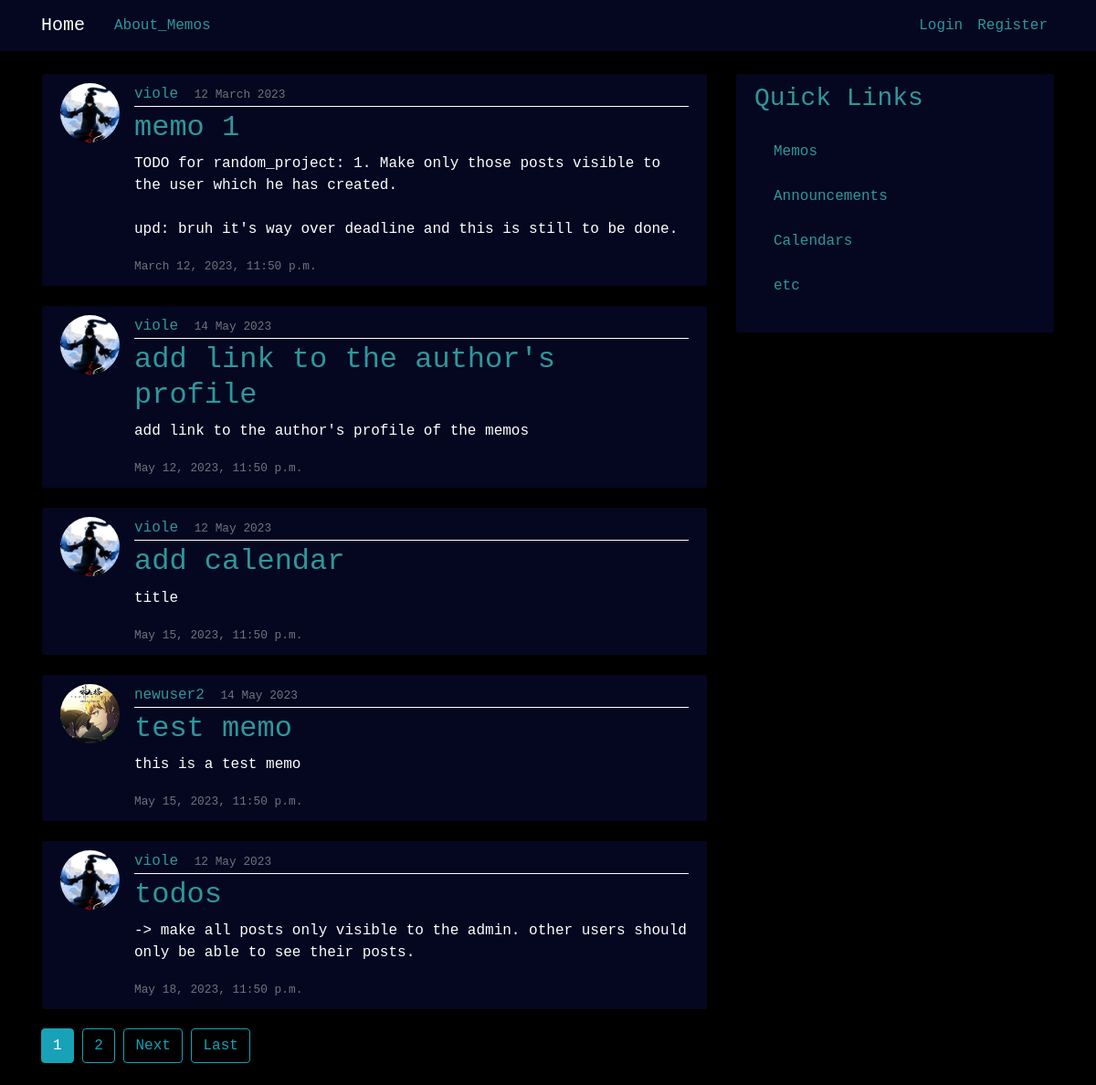
The page /memo/ on the database as committed earlier.
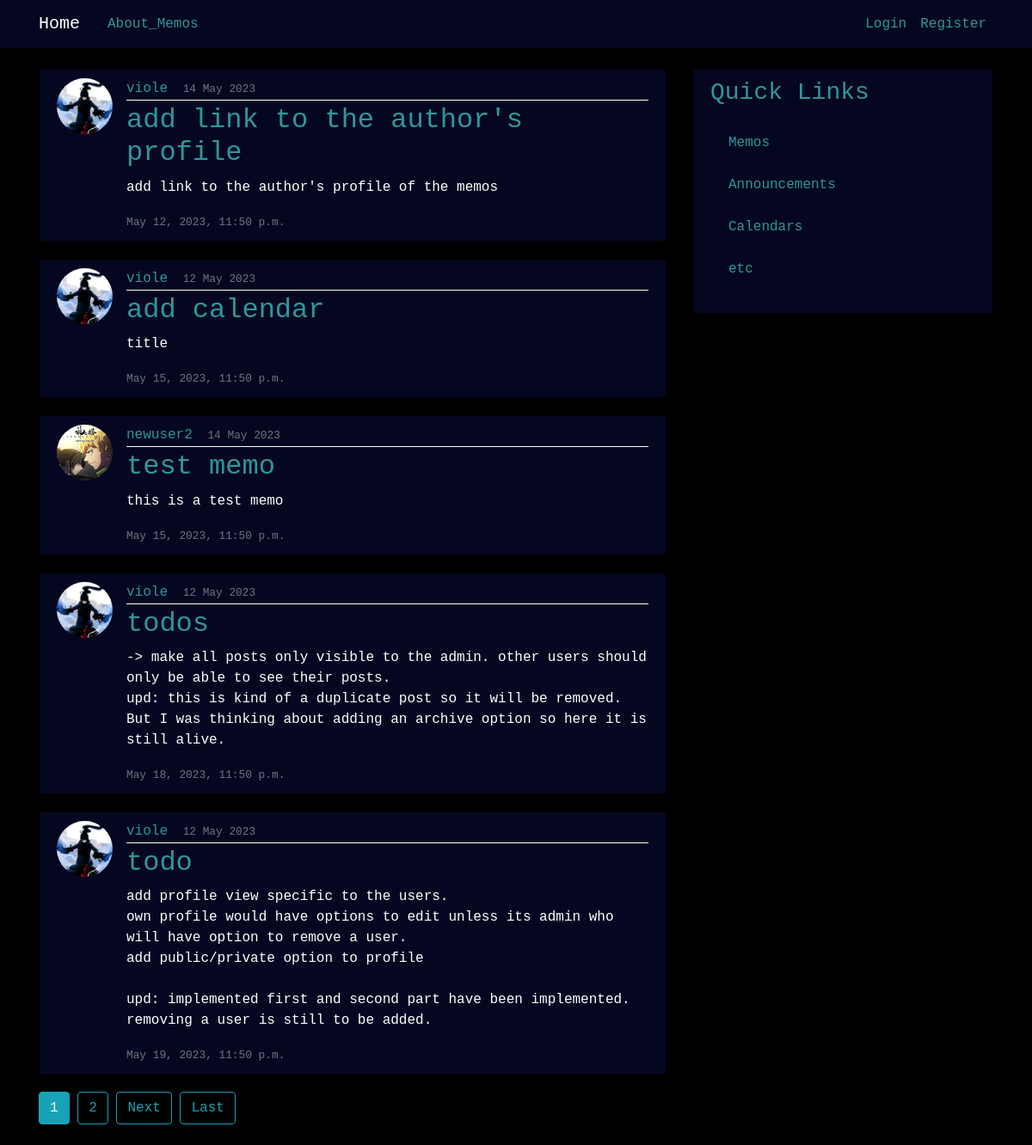
The same page on the database as committed later.
### memo/models.py (models this page shows, shortened)
class Post(models.Model):
    title = models.CharField(max_length=100)
    content = models.TextField()
    date_posted = models.DateTimeField(default=timezone.now)
    date_due = models.DateTimeField()
    author = models.ForeignKey(User, on_delete=models.CASCADE)

### users/models.py (models this page shows, shortened)
class Profile(models.Model):
    user = models.OneToOneField(User, on_delete=models.CASCADE)
    image = models.ImageField(default='default.jpg', upload_to='profile_pics')

### memo/views.py (the view)
# urls.py: path('', PostListView.as_view(), name='memo_home'),
class PostListView(ListView):
    model = Post
    template_name = 'memo/home.html' # <app>/<model>_<viewtype>.html
    context_object_name = 'posts'
    ordering = ['date_due']
    paginate_by = 5

### memo/templates/memo/home.html (shortened to what this page needs)
{% extends "memo/base.html" %}
{% block content %}
    {% for post in posts %}
        <article class="media content-section">
            <img class="rounded-circle article-img" src="{{ post.author.profile.image.url }}">
            <div class="media-body">
            <div class="article-metadata">
                <a class="mr-2" href="#">{{ post.author }}</a>
                <small class="text-muted">{{ post.date_posted|date:"d F Y" }}</small>
            </div>
            <h2><a class="article-title" href="{% url 'post-detail' post.id %}">{{ post.title }}</a></h2>
            <p class="article-content">{{ post.content }}</p>
            <small class="text-muted">{{ post.date_due }}</small>
            </div>
        </article>
    {% endfor %}
    {% if is_paginated %}
        {% for num in page_obj.paginator.page_range %}
            {% if page_obj.number == num %}
                <a class="btn btn-info mb-4" href="?page={{ num }}">{{ num }}</a>
            {% elif num > page_obj.number|add:'-3' and num < page_obj.number|add:'3' %}
            <a class="btn btn-outline-info mb-4" href="?page={{ num }}">{{ num }}</a>
            {% endif %}
        {% endfor %}
        {% if page_obj.has_next %}
            <a class="btn btn-outline-info mb-4" href="?page={{ page_obj.next_page_number }}">Next</a>
            <a class="btn btn-outline-info mb-4" href="?page={{ page_obj.paginator.num_pages }}">Last</a>
        {% endif %}
    {% endif %}
{% endblock content %}

Rows that differ between the two databases and show on the page:
no longer on this page (row edited): Post: author.profile.image (picture), author "viole", date_posted "12 March 2023", title "memo 1", content "TODO for random_project: 1. Make only those posts visible to the user which he has created. upd: bruh it's way over deadline and this is still to be done.", date_due "March 12, 2023, 11:50 p.m."
changed Post "todos": content "-> make all posts only visible to the admin. other users should only be able to see their posts." → "…to see their posts. upd: this is kind of a duplicate post so it will be removed. But I was thinking about adding an archive option so here it is still alive."
now on this page (row edited): Post: author.profile.image (picture), author "viole", date_posted "12 May 2023", title "todo", content "add profile view specific to the users. own profile would have options to edit unless its admin who will have option to remove a user. add public/private option to profile upd: implemented first and second part have been implemented. removing a user is still to be added.", date_due "May 19, 2023, 11:50 p.m."
